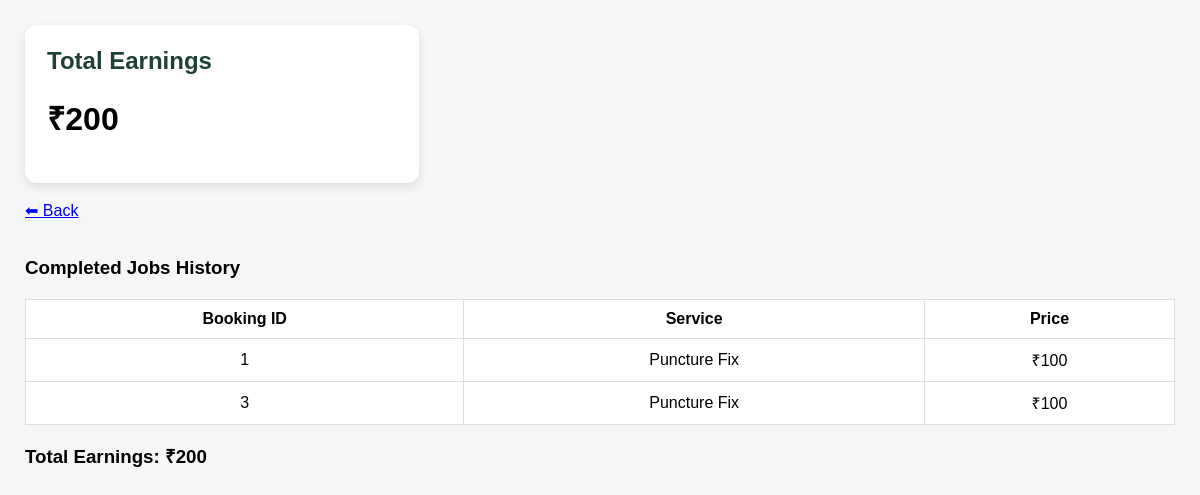
Screenshot of /mechanic/earnings/1 with the database file from the repository.
### app.py (models this page shows)
class Booking(db.Model):
    id = db.Column(db.Integer, primary_key=True)
    customer_id = db.Column(db.Integer, db.ForeignKey("customer.id"), nullable=False)
    mechanic_id = db.Column(db.Integer, db.ForeignKey("mechanic.id"), nullable=False)
    service = db.Column(db.String(100))
    status = db.Column(db.String(50), default="Pending")
    price = db.Column(db.Integer, default=0)
    date = db.Column(db.String(50))
    mechanic = db.relationship("Mechanic", backref="bookings")

### app.py (the view)
@app.route("/mechanic/earnings/<int:mech_id>")
def mechanic_earnings(mech_id):
    mechanic = Mechanic.query.get_or_404(mech_id)
    jobs = Booking.query.filter_by(mechanic_id=mech_id, status="Completed").all()
    total_earnings = sum(job.price for job in jobs)
    return render_template("mechanic_earnings.html", mechanic=mechanic, jobs=jobs, total=total_earnings)

### templates/mechanic_earnings.html (shortened to what this page needs)
<!DOCTYPE html>
<html>
<head>
</head>
<body>
<div class="card">
<h2>Total Earnings</h2>
<h1>₹{{ total }}</h1>
</div><br>
<a class="back-btn" href="/mechanic_dashboard">⬅ Back</a><br><br>
<h3>Completed Jobs History</h3>
<table border="1" cellpadding="8">
    <tr>
        <th>Booking ID</th>
        <th>Service</th>
        <th>Price</th>
    </tr>
    {% for j in jobs %}
    <tr>
        <td>{{ j.id }}</td>
        <td>{{ j.service }}</td>
        <td>₹{{ j.price }}</td>
    </tr>
    {% endfor %}
</table>
<h3>Total Earnings: ₹{{ total }}</h3>
</body>
</html>

### templates/mechanic_earnings.html (style rules this page uses)
body { font-family:Arial;background:#f4f6f8;margin:0;padding:25px; }
.card { background:white;padding:22px;border-radius:12px;width:350px;box-shadow:0 4px 10px rgba(0,0,0,.1); }
h2 { margin:0 0 15px;color:#1f4037; }
table { width:100%;background:white;margin-top:20px;border-collapse:collapse; }
th,td { padding:10px;border:1px solid #ddd;text-align:center; }

### rows the page displays
Booking: id "1", service "Puncture Fix", price "100"
Booking: id "3", service "Puncture Fix", price "100"

### other values shown
{{ total }} "200"
